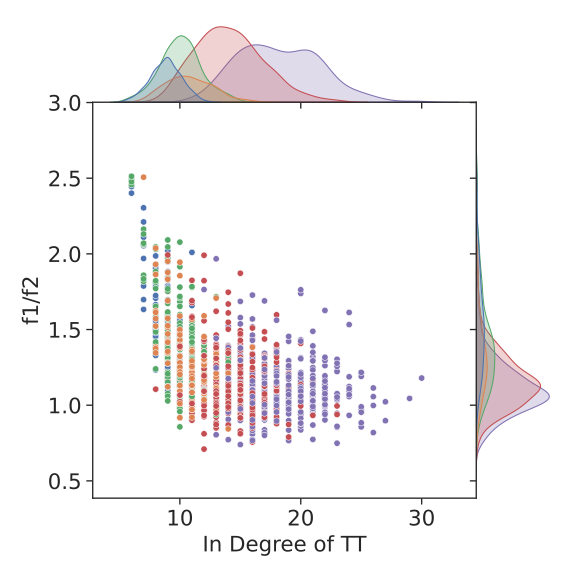

Reproduce this figure in Python.
from matplotlib import pyplot as plt
import seaborn as sns
import pandas as pd
import numpy as np
from scipy import stats
from numpy.polynomial.polynomial import polyfit
from math import log2

dfli = ["810", "820", "830", "1320", "1340", "1360", "1830", "1860", "1890", "2340", "2380", "23120"]
#dfli = ["710", "720", "730"]
#dfli = ["710", "1220", "1730", "2240"]
#dfli = ["720", "1240", "1760", "2280"]
#dfli = ["730", "1260", "1790",  "22120"]

mdf = pd.DataFrame()

for dfl in dfli:
    cpdf = pd.read_csv("CP"+dfl+"TT.csv").iloc[:, 1:]
    cpdf.rename(columns={"ConPr":"f1"}, inplace=True)
    cp1df = pd.read_csv("CP"+dfl+"TT1.csv").iloc[:, 1:]
    cp1df.rename(columns={"ConPr":"f2"}, inplace=True)
    cp0df = pd.read_csv("CP"+dfl+"TT0.csv").iloc[:, 1:]
    cp0df.rename(columns={"ConPr":"f3"}, inplace=True)
    ddf = pd.read_csv("D"+dfl+"TT.csv").iloc[:, 1:7]
    df = pd.concat([ddf, cpdf, cp1df, cp0df], axis = 1)
    if dfl == "810":
        df["Mean Connectivity"] = ["5N & E:2N"]*100
    elif dfl == "2340":
        df["Mean Connectivity"] = ["20N & E:2N"]*100
    elif dfl in ["1320", "1830"]:
        df["Mean Connectivity"] = ["E:2N"] * 100
    elif dfl in ["820", "1340", "1860", "2380"]:
        df["Mean Connectivity"] = ["E:4N"] * 100
    else:
        df["Mean Connectivity"] = ["E:6N"] * 100
    mdf = mdf.append(df)

mdf["f1/f2"] = mdf["f1"]/mdf["f2"]
mdf["f1/f3"] = mdf["f1"]/mdf["f3"]
mdf["InA/InB"] = mdf["InA"]/mdf["InB"]
mdf["InB/InC"] = mdf["InB"]/mdf["InC"]
mdf["InC/InA"] = mdf["InC"]/mdf["InA"]
mdf["In Degree of TT"] = mdf["InA"] + mdf["InB"] + mdf["InC"]

print(mdf.shape)
print(mdf)
print(mdf.shape)

sns.set(rc={'figure.figsize':(7,3)})
sns.set_context("paper", rc={"font.weight":'bold',"legend.fontsize":16,"legend.title_fontsize":16,"font.size":16,"axes.titlesize":16,"axes.labelsize":16,"xtick.labelsize":16,"ytick.labelsize":16})
#sns.set_context("paper", rc={"legend.fontsize":12,"font.size":12,"axes.titlesize":12,"axes.labelsize":12,"xtick.labelsize":12,"ytick.labelsize":12})
sns.set_style("ticks")

sns.jointplot(data=mdf, x="In Degree of TT", y="f1/f2", hue="Mean Connectivity", hue_order=["5N & E:2N","20N & E:2N", "E:2N" ,"E:4N", "E:6N"], legend=False)
plt.legend([],[], frameon=False)

plt.tight_layout()
plt.subplots_adjust(wspace=0.0, hspace=0)
plt.savefig("F5D.svg",dpi=400)
plt.savefig("F5D.png",dpi=400, pad_inches=0)
plt.show()

